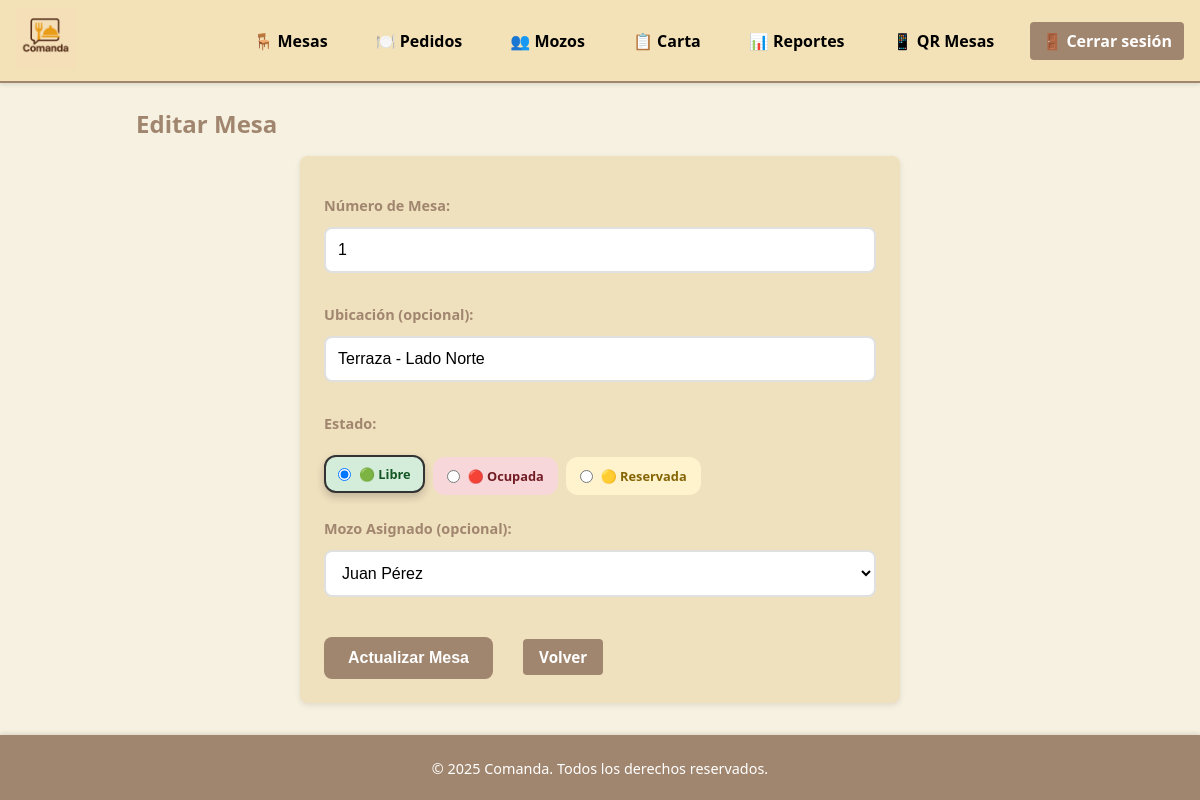
Screenshot of /index.php?route=mesas/edit&id=1 (signed in) with the database file from the repository.
### tables this page shows
CREATE TABLE mesas (
  id_mesa        INT UNSIGNED AUTO_INCREMENT PRIMARY KEY,
  numero         INT NOT NULL UNIQUE,
  estado         ENUM('libre','ocupada','reservada') NOT NULL DEFAULT 'libre',
  ubicacion      VARCHAR(100) NULL,
  id_mozo        INT UNSIGNED NULL,
  fecha_creacion TIMESTAMP NOT NULL DEFAULT CURRENT_TIMESTAMP,
  CONSTRAINT fk_mesas_mozo 
    FOREIGN KEY (id_mozo) REFERENCES usuarios(id_usuario) 
    ON UPDATE CASCADE ON DELETE SET NULL
);

### src/models/Mesa.php (called while the page is built, shortened)
<?php
class Mesa {
    public static function find(int $id): ?array {
        $db   = (new Database)->getConnection();
        $stmt = $db->prepare("
            SELECT m.*,
                   u.nombre as mozo_nombre,
                   u.apellido as mozo_apellido,
                   CONCAT(u.nombre, ' ', u.apellido) as mozo_nombre_completo
            FROM mesas m
            LEFT JOIN usuarios u ON m.id_mozo = u.id_usuario
            WHERE m.id_mesa = ?
        ");
        $stmt->execute([$id]);
        return $stmt->fetch(PDO::FETCH_ASSOC) ?: null;
    }
}

### src/models/Usuario.php (called while the page is built, shortened)
<?php
class Usuario {
    public static function getMozosActivos(): array {
        $db = (new Database)->getConnection();
        $stmt = $db->prepare("
            SELECT id_usuario, nombre, apellido,
                   CONCAT(nombre, ' ', apellido) as nombre_completo
            FROM usuarios
            WHERE rol = 'mozo' AND estado = 'activo'
            ORDER BY nombre, apellido
        ");
        $stmt->execute();
        return $stmt->fetchAll(PDO::FETCH_ASSOC);
    }
}

### src/config/helpers.php (called while the page is built, shortened)
<?php
function getBaseUrl() {
    $protocol = isset($_SERVER['HTTPS']) && $_SERVER['HTTPS'] === 'on' ? 'https' : 'http';
    $host = $_SERVER['HTTP_HOST'];
    $script_name = $_SERVER['SCRIPT_NAME'];
    return $protocol . '://' . $host . dirname($script_name);
}
function url($route = '', $params = []) {
    $base_url = getBaseUrl();
    $url = $base_url . '/index.php';
    if ($route) {
        $url .= '?route=' . $route;
    }
    return $url;
}
?>

### src/views/mesas/create.php (the view, shortened to what this page needs)
<?php
require_once __DIR__ . '/../../config/helpers.php';
$mesa = null;
$mozos = Usuario::getMozosActivos();
if (isset($_GET['id'])) {
    $id = (int) $_GET['id'];
    $mesa = Mesa::find($id);
}
?>
<h2><?= isset($mesa) ? 'Editar Mesa' : 'Nueva Mesa' ?></h2>
<form method="post">
    <label>Número de Mesa:</label>
    <input type="number" name="numero" required min="1"
           value="<?= htmlspecialchars($mesa['numero'] ?? $_POST['numero'] ?? '') ?>"
           placeholder="Ej: 1, 2, 3...">
    <label>Ubicación (opcional):</label>
    <input type="text" name="ubicacion"
           value="<?= htmlspecialchars($mesa['ubicacion'] ?? $_POST['ubicacion'] ?? '') ?>"
           placeholder="Ej: Terraza, Interior, Ventana...">
    <label>Estado:</label>
    <div class="estado-options" style="display: flex; gap: 0.5rem; flex-wrap: wrap; margin-top: 0.5rem;">
        <label class="estado-option" style="display: flex; align-items: center; gap: 0.5rem; padding: 8px 12px; border-radius: 12px; background: #d4edda; color: #155724; cursor: pointer; font-weight: bold; font-size: 0.8em; transition: all 0.3s ease; border: 2px solid transparent;">
            <input type="radio" name="estado" value="libre" <?= ($mesa['estado'] ?? $_POST['estado'] ?? 'libre') == 'libre' ? 'checked' : '' ?> style="margin: 0;">
            <span>🟢 Libre</span>
        </label>
        <label class="estado-option" style="display: flex; align-items: center; gap: 0.5rem; padding: 8px 12px; border-radius: 12px; background: #f8d7da; color: #721c24; cursor: pointer; font-weight: bold; font-size: 0.8em; transition: all 0.3s ease; border: 2px solid transparent;">
            <input type="radio" name="estado" value="ocupada" <?= ($mesa['estado'] ?? $_POST['estado'] ?? 'libre') == 'ocupada' ? 'checked' : '' ?> style="margin: 0;">
            <span>🔴 Ocupada</span>
        </label>
        <label class="estado-option" style="display: flex; align-items: center; gap: 0.5rem; padding: 8px 12px; border-radius: 12px; background: #fff3cd; color: #856404; cursor: pointer; font-weight: bold; font-size: 0.8em; transition: all 0.3s ease; border: 2px solid transparent;">
            <input type="radio" name="estado" value="reservada" <?= ($mesa['estado'] ?? $_POST['estado'] ?? 'libre') == 'reservada' ? 'selected' : '' ?> style="margin: 0;">
            <span>🟡 Reservada</span>
        </label>
    </div>
    <label>Mozo Asignado (opcional):</label>
    <select name="id_mozo">
        <?php foreach ($mozos as $mozo): ?>
            <option value="<?= $mozo['id_usuario'] ?>"
                    <?= ($mesa['id_mozo'] ?? $_POST['id_mozo'] ?? '') == $mozo['id_usuario'] ? 'selected' : '' ?>>
                <?= htmlspecialchars($mozo['nombre_completo']) ?>
            </option>
        <?php endforeach; ?>
    </select>
    <button type="submit">
        <?= isset($mesa) ? 'Actualizar Mesa' : 'Crear Mesa' ?>
    </button>
    <a href="<?= url('mesas') ?>" class="button" style="margin-left: 10px;">Volver</a>
</form>

### public/assets/css/style.css (style rules this page uses)
:root { --background: #f7f1e1; --surface: hsl(42, 60%, 84%); --primary: #f3e2b8; --secondary: #a1866f; --accent: #eee0be; --text: #3f3f3f; --text-light: #ffffff; }
* { margin: 0; padding: 0; box-sizing: border-box; }
html, body { min-height: 100%; font-family: "Segoe UI", Tahoma, sans-serif; background-color: var(--background); color: var(--text); }
h1, h2 { margin-bottom: 1rem; color: var(--secondary); }
form:not(.action-form) { background-color: var(--surface); padding: 1.5rem; border-radius: 8px; box-shadow: 0 2px 6px rgba(0, 0, 0, 0.1); margin-bottom: 2rem; }
form label { display: block; margin-top: 1rem; font-weight: 500; }
form input[type="text"], form input[type="email"], form input[type="number"], form input[type="password"], form select, form textarea { width: 100%; padding: 0.5rem; margin-top: 0.25rem; border: 1px solid var(--primary); border-radius: 4px; font-size: 1rem; }
form button { margin-top: 1.5rem; background-color: var(--secondary); color: var(--text-light); border: none; padding: 0.75rem 1.5rem; font-size: 1rem; border-radius: 4px; cursor: pointer; transition: background-color 0.2s ease; }
a.button { display: inline-block; background-color: var(--secondary); color: var(--text-light); padding: 0.5rem 1rem; border-radius: 4px; text-decoration: none; font-size: 0.95rem; transition: background-color 0.2s ease; }

### src/views/mesas/create.php (style rules this page uses)
form { background: var(--surface); padding: 2rem; border-radius: 12px; box-shadow: 0 4px 12px rgba(0,0,0,0.1); max-width: 600px; margin: 0 auto; }
form label { display: block; margin-bottom: 0.5rem; font-weight: 600; color: var(--secondary); font-size: 0.9rem; }
form input[type="number"], form input[type="text"], form select { width: 100%; padding: 0.75rem; border: 2px solid #e0e0e0; border-radius: 8px; font-size: 1rem; transition: all 0.3s ease; margin-bottom: 1rem; background: white; }
form button[type="submit"] { background: var(--secondary); color: white; padding: 0.75rem 1.5rem; border: none; border-radius: 8px; font-size: 1rem; font-weight: 600; cursor: pointer; transition: all 0.3s ease; margin-right: 1rem; }
.button { background: #6c757d; color: white; padding: 0.75rem 1.5rem; text-decoration: none; border-radius: 8px; font-size: 1rem; font-weight: 600; transition: all 0.3s ease; display: inline-block; }

### rows the page displays
mesas: numero "1", ubicacion "Terraza - Lado Norte", estado "☑ 🟢 Libre", estado "☐ 🔴 Ocupada", estado "☐ 🟡 Reservada", id_mozo "Juan Pérez"
